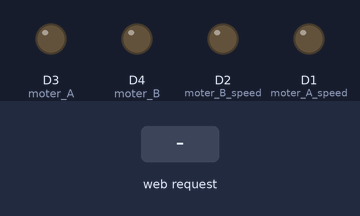
Bench run of a sketch on a simulated ESP8266 (NodeMCU). Shown: output pins drawn as LEDs (lit = HIGH). Inputs (shaded band) come from the test bench. WiFi joins after 1.5 s; servers stay silent unless stated; what the sketch prints to the serial monitor is not drawn.

Above: at 3.2 s.
3.3 s: HTTP request GET /f received
At 4.5 s:
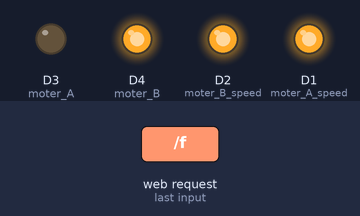
4.8 s: HTTP request GET /r received
At 5.6 s:
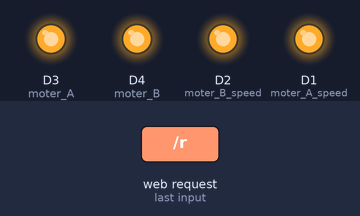
6.3 s: HTTP request GET /l received
At 6.8 s:
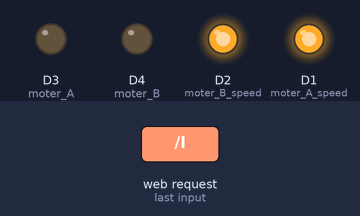
7.8 s: HTTP request GET /b received
At 9.0 s:
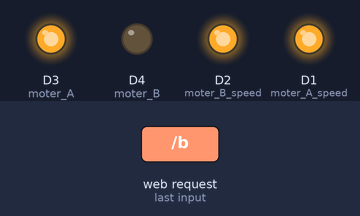
9.3 s: HTTP request GET /s received
At 10.2 s:
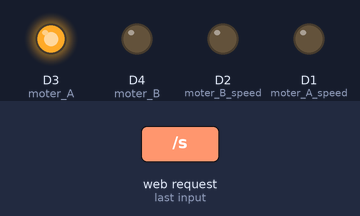
Timing chart, 0 to 11.8 s (numbered marks = the images above; inputs shaded):
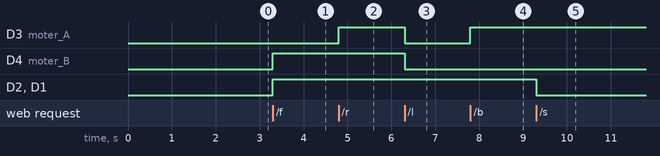

The sketch:

Smart_Car_Arduino.ino
```cpp
#include <Arduino.h>
#include <ESP8266WiFi.h>

#define SPEED 1024
const char *ssid = "microchip";
const char *password = "12345678";

// Create an instance of the server
// specify the port to listen on as an argument

int moter_A = D3;
int moter_B = D4;
int moter_A_speed = D1;
int moter_B_speed = D2;

void up();
void down();
void left();
void right();
void stop_car();
String getHtmlPage();
String css();
String js();
WiFiServer ESPserver(80); // port server

void setup()
{
  Serial.begin(115200);
  // set controlcar
  pinMode(moter_A, OUTPUT);
  pinMode(moter_A_speed, OUTPUT);
  pinMode(moter_B, OUTPUT);
  pinMode(moter_B_speed, OUTPUT);

  // Connect to WiFi network
  Serial.println();
  Serial.println();
  Serial.print("Connecting to ");
  Serial.println(ssid);

  WiFi.begin(ssid, password);
  // wait connected
  while (WiFi.status() != WL_CONNECTED)
  {
    delay(SPEED);
    Serial.print(".");
  }
  Serial.println("");
  Serial.println("WiFi connected");
  WiFi.begin(ssid, password);
  // Start the server
  ESPserver.begin();
  Serial.println("Server started");

  // Print the IP address
  Serial.println(WiFi.localIP());
}

void loop()
{
  // Check if a client has connected
  WiFiClient client = ESPserver.available();
  if (!client)
  {
    return;
  }

  // Wait until the client sends some data
  Serial.println("new client");
  unsigned long timeout = millis() + 3000;
  while (!client.available() && millis() < timeout)
  {
    delay(1);
  }
  if (millis() > timeout)
  {
    Serial.println("timeout");
    client.flush();
    client.stop();
    return;
  }
  // Read the first line of the request
  String req = client.readStringUntil('\r');
  client.flush();

  Serial.println(req);
  Serial.printf("MOVE");
  if (req.indexOf("/f") != -1)
  {
    up();
    Serial.printf("up");
  }
  else if (req.indexOf("/r") != -1)
  {
    Serial.printf("right");
    right();
  }
  else if (req.indexOf("/l") != -1)
  {
    left();
    Serial.printf("left");
  }
  else if (req.indexOf("/b") != -1)
  {
    down();
    Serial.printf("down");
  }
  else if (req.indexOf("/s") != -1)
  {
    stop_car();
    Serial.printf("break");
  }
  else
    stop_car();
  client.print(getHtmlPage());
  client.flush();
}
void up()
{

  digitalWrite(moter_A, LOW);
  analogWrite(moter_A_speed, SPEED);

  digitalWrite(moter_B, HIGH);
  analogWrite(moter_B_speed, SPEED);
}
void down()
{
  digitalWrite(moter_A, HIGH);
  analogWrite(moter_A_speed, SPEED);

  digitalWrite(moter_B, LOW);
  analogWrite(moter_B_speed, SPEED);
}

void left()
{
  digitalWrite(moter_A, LOW);
  analogWrite(moter_A_speed, SPEED);

  digitalWrite(moter_B, LOW);
  analogWrite(moter_B_speed, SPEED);
}
void right()
{
  digitalWrite(moter_A, HIGH);
  analogWrite(moter_A_speed, SPEED);

  digitalWrite(moter_B, HIGH);
  analogWrite(moter_B_speed, SPEED);
}
void stop_car()
{
  analogWrite(moter_A_speed, 0);
  analogWrite(moter_B_speed, 0);
}
String getHtmlPage()
{
  String strhtml = "<!DOCTYPE html>";
  strhtml += "<html>";
  strhtml += "<head>";
  strhtml += css();
  strhtml += "<meta charset=\"UTF-8\" http-equiv=\"Content-Type\" content=\"text/html\">";
  strhtml += " <meta name=\"viewport\" content=\"width=device-width, initial-scale=1,height = device-height\">";
  strhtml += " <title>Control_car</title>";
  strhtml += "</head><body onload='init()'>";
  strhtml += "<center><h1>Car control</h1><br>";
  strhtml += " <input type=\"button\" class=\"button\" id=\"btnf\" value=\"forward\"><br><br>";
  strhtml += " <input type=\"button\" class=\"button\" id=\"btnl\" value=\"<< Left &nbsp;\">";
  strhtml += " <input type=\"button\" class=\"button\" id=\"btnr\" value=\"Right >>\">";
  strhtml += "<br><br>";
  strhtml += "<input type=\"button\" class=\"button\" id=\"btnb\" value=\"backward\">";
  strhtml += "<div id=\"status\">...</div></center></body>";
  strhtml += js();
  strhtml += "</html>";
  return strhtml;
}
String css()
{
  String strcss = "<style>";
  strcss += ".button{background-color: #990033;";
  strcss += "border: none; border-radius: 4px;color: white; padding: 30px 30px; font-size: 20px;";
  strcss += "text-align: center;direction: none;text-decoration: none;}";
  strcss += " </style>";
  return strcss;
}
String js()
{
  String strjs = "<script type=\"text/javascript\">";
  strjs += "function init() { document.getElementById('btnf').addEventListener('touchstart', movef, false);";
  strjs += "document.getElementById('btnf').addEventListener('touchend', stopcar, false);";
  strjs += "document.getElementById('btnl').addEventListener('touchstart', movel, false);";
  strjs += "document.getElementById('btnl').addEventListener('touchend', stopcar, false);";
  strjs += "document.getElementById('btnr').addEventListener('touchstart', mover, false);";
  strjs += "document.getElementById('btnr').addEventListener('touchend', stopcar, false);";
  strjs += "document.getElementById('btnb').addEventListener('touchstart', moveb, false);";
  strjs += "document.getElementById('btnb').addEventListener('touchend', stopcar, false);}";
  strjs += "function move(dir){document.getElementById('status').innerHTML = dir;";
  strjs += "var requst = new XMLHttpRequest();";
  strjs += "requst.open('GER', '/engines/'+dir,true);";
  strjs += "requst.send(null);}";
  strjs += "function movef(){move('f');}";
  strjs += "function movel(){move('l');}";
  strjs += " function mover(){move('r');}";
  strjs += "function moveb(){move('b');}";
  strjs += " function stopcar(){document.getElementById('status').innerHTML = 's';";
  strjs += " var requst = new XMLHttpRequest();";
  strjs += "requst.open('GER', '/engines/s',true);";
  strjs += " requst.send(null);}</script>";
  return strjs;
}
```

Measured:
- after the input at 3.3 s, D4 (moter_B), D2 (moter_B_speed), D1 (moter_A_speed): LOW → HIGH at once
- after the input at 4.8 s, D3 (moter_A): LOW → HIGH at once
- after the input at 6.3 s, D3 (moter_A), D4 (moter_B): HIGH → LOW at once
- after the input at 7.8 s, D3 (moter_A): LOW → HIGH at once
- after the input at 9.3 s, D2 (moter_B_speed), D1 (moter_A_speed): HIGH → LOW at once
